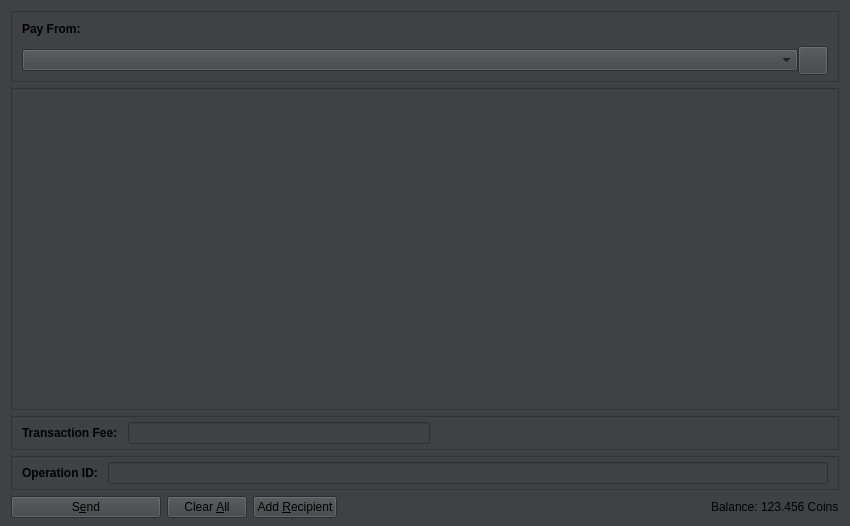
<?xml version="1.0" encoding="UTF-8"?>
<ui version="4.0">
 <class>ZSendCoinsDialog</class>
 <widget class="QDialog" name="ZSendCoinsDialog">
  <property name="geometry">
   <rect>
    <x>0</x>
    <y>0</y>
    <width>850</width>
    <height>526</height>
   </rect>
  </property>
  <property name="windowTitle">
   <string>Z-Send Coins</string>
  </property>
  <property name="styleSheet">
   <string notr="true">background-color: rgb(64, 65, 66);</string>
  </property>
  <layout class="QVBoxLayout" name="verticalLayout" stretch="0,1,0,0,0">
   <property name="bottomMargin">
    <number>8</number>
   </property>
   <item>
    <widget class="QFrame" name="frameCoinControl">
     <property name="sizePolicy">
      <sizepolicy hsizetype="Expanding" vsizetype="Expanding">
       <horstretch>0</horstretch>
       <verstretch>0</verstretch>
      </sizepolicy>
     </property>
     <property name="maximumSize">
      <size>
       <width>16777215</width>
       <height>16777215</height>
      </size>
     </property>
     <property name="frameShape">
      <enum>QFrame::StyledPanel</enum>
     </property>
     <property name="frameShadow">
      <enum>QFrame::Sunken</enum>
     </property>
     <layout class="QVBoxLayout" name="verticalLayoutCoinControl2">
      <property name="spacing">
       <number>0</number>
      </property>
      <property name="leftMargin">
       <number>0</number>
      </property>
      <property name="topMargin">
       <number>0</number>
      </property>
      <property name="rightMargin">
       <number>0</number>
      </property>
      <property name="bottomMargin">
       <number>6</number>
      </property>
      <item>
       <layout class="QVBoxLayout" name="verticalLayoutCoinControl" stretch="0,0">
        <property name="spacing">
         <number>0</number>
        </property>
        <property name="leftMargin">
         <number>10</number>
        </property>
        <property name="topMargin">
         <number>10</number>
        </property>
        <item>
         <layout class="QHBoxLayout" name="horizontalLayoutCoinControl1">
          <property name="rightMargin">
           <number>0</number>
          </property>
          <property name="bottomMargin">
           <number>10</number>
          </property>
          <item>
           <widget class="QLabel" name="labelCoinControlFeatures">
            <property name="sizePolicy">
             <sizepolicy hsizetype="Preferred" vsizetype="Maximum">
              <horstretch>0</horstretch>
              <verstretch>0</verstretch>
             </sizepolicy>
            </property>
            <property name="palette">
             <palette>
              <active>
               <colorrole role="Button">
                <brush brushstyle="SolidPattern">
                 <color alpha="255">
                  <red>64</red>
                  <green>65</green>
                  <blue>66</blue>
                 </color>
                </brush>
               </colorrole>
               <colorrole role="Text">
                <brush brushstyle="SolidPattern">
                 <color alpha="255">
                  <red>0</red>
                  <green>85</green>
                  <blue>127</blue>
                 </color>
                </brush>
               </colorrole>
               <colorrole role="Base">
                <brush brushstyle="SolidPattern">
                 <color alpha="255">
                  <red>64</red>
                  <green>65</green>
                  <blue>66</blue>
                 </color>
                </brush>
               </colorrole>
               <colorrole role="Window">
                <brush brushstyle="SolidPattern">
                 <color alpha="255">
                  <red>64</red>
                  <green>65</green>
                  <blue>66</blue>
                 </color>
                </brush>
               </colorrole>
               <colorrole role="ToolTipText">
                <brush brushstyle="SolidPattern">
                 <color alpha="255">
                  <red>0</red>
                  <green>85</green>
                  <blue>127</blue>
                 </color>
                </brush>
               </colorrole>
              </active>
              <inactive>
               <colorrole role="Button">
                <brush brushstyle="SolidPattern">
                 <color alpha="255">
                  <red>64</red>
                  <green>65</green>
                  <blue>66</blue>
                 </color>
                </brush>
               </colorrole>
               <colorrole role="Text">
                <brush brushstyle="SolidPattern">
                 <color alpha="255">
                  <red>0</red>
                  <green>0</green>
                  <blue>0</blue>
                 </color>
                </brush>
               </colorrole>
               <colorrole role="Base">
                <brush brushstyle="SolidPattern">
                 <color alpha="255">
                  <red>64</red>
                  <green>65</green>
                  <blue>66</blue>
                 </color>
                </brush>
               </colorrole>
               <colorrole role="Window">
                <brush brushstyle="SolidPattern">
                 <color alpha="255">
                  <red>64</red>
                  <green>65</green>
                  <blue>66</blue>
                 </color>
                </brush>
               </colorrole>
               <colorrole role="ToolTipText">
                <brush brushstyle="SolidPattern">
                 <color alpha="255">
                  <red>0</red>
                  <green>0</green>
                  <blue>0</blue>
                 </color>
                </brush>
               </colorrole>
              </inactive>
              <disabled>
               <colorrole role="Button">
                <brush brushstyle="SolidPattern">
                 <color alpha="255">
                  <red>64</red>
                  <green>65</green>
                  <blue>66</blue>
                 </color>
                </brush>
               </colorrole>
               <colorrole role="Text">
                <brush brushstyle="SolidPattern">
                 <color alpha="255">
                  <red>120</red>
                  <green>120</green>
                  <blue>120</blue>
                 </color>
                </brush>
               </colorrole>
               <colorrole role="Base">
                <brush brushstyle="SolidPattern">
                 <color alpha="255">
                  <red>64</red>
                  <green>65</green>
                  <blue>66</blue>
                 </color>
                </brush>
               </colorrole>
               <colorrole role="Window">
                <brush brushstyle="SolidPattern">
                 <color alpha="255">
                  <red>64</red>
                  <green>65</green>
                  <blue>66</blue>
                 </color>
                </brush>
               </colorrole>
               <colorrole role="ToolTipText">
                <brush brushstyle="SolidPattern">
                 <color alpha="255">
                  <red>0</red>
                  <green>0</green>
                  <blue>0</blue>
                 </color>
                </brush>
               </colorrole>
              </disabled>
             </palette>
            </property>
            <property name="font">
             <font>
              <bold>true</bold>
             </font>
            </property>
            <property name="styleSheet">
             <string notr="true">font-weight:bold;</string>
            </property>
            <property name="text">
             <string>Pay From:</string>
            </property>
           </widget>
          </item>
         </layout>
        </item>
        <item>
         <layout class="QHBoxLayout" name="horizontalLayoutCoinControl2" stretch="0,0">
          <property name="spacing">
           <number>0</number>
          </property>
          <property name="rightMargin">
           <number>10</number>
          </property>
          <property name="bottomMargin">
           <number>0</number>
          </property>
          <item>
           <widget class="QComboBox" name="payFromAddress"/>
          </item>
          <item>
           <widget class="QToolButton" name="refreshPayFrom">
            <property name="toolTip">
             <string>Refresh address list</string>
            </property>
            <property name="text">
             <string/>
            </property>
            <property name="icon">
             <iconset resource="../vaporum.qrc">
              <normaloff>:/icons/refresh</normaloff>:/icons/refresh</iconset>
            </property>
            <property name="iconSize">
             <size>
              <width>22</width>
              <height>22</height>
             </size>
            </property>
           </widget>
          </item>
         </layout>
        </item>
       </layout>
      </item>
     </layout>
    </widget>
   </item>
   <item>
    <widget class="QScrollArea" name="scrollArea">
     <property name="widgetResizable">
      <bool>true</bool>
     </property>
     <widget class="QWidget" name="scrollAreaWidgetContents">
      <property name="geometry">
       <rect>
        <x>0</x>
        <y>0</y>
        <width>836</width>
        <height>315</height>
       </rect>
      </property>
      <layout class="QVBoxLayout" name="verticalLayout_2" stretch="0,1">
       <property name="leftMargin">
        <number>0</number>
       </property>
       <property name="topMargin">
        <number>0</number>
       </property>
       <property name="rightMargin">
        <number>0</number>
       </property>
       <property name="bottomMargin">
        <number>0</number>
       </property>
       <item>
        <layout class="QVBoxLayout" name="entries">
         <property name="spacing">
          <number>6</number>
         </property>
        </layout>
       </item>
       <item>
        <spacer name="verticalSpacer">
         <property name="orientation">
          <enum>Qt::Vertical</enum>
         </property>
         <property name="sizeHint" stdset="0">
          <size>
           <width>20</width>
           <height>40</height>
          </size>
         </property>
        </spacer>
       </item>
      </layout>
     </widget>
    </widget>
   </item>
   <item>
    <widget class="QFrame" name="frameFee">
     <property name="sizePolicy">
      <sizepolicy hsizetype="Expanding" vsizetype="Expanding">
       <horstretch>0</horstretch>
       <verstretch>0</verstretch>
      </sizepolicy>
     </property>
     <property name="maximumSize">
      <size>
       <width>16777215</width>
       <height>16777215</height>
      </size>
     </property>
     <property name="frameShape">
      <enum>QFrame::StyledPanel</enum>
     </property>
     <property name="frameShadow">
      <enum>QFrame::Sunken</enum>
     </property>
     <layout class="QVBoxLayout" name="verticalLayoutFee1">
      <property name="spacing">
       <number>0</number>
      </property>
      <property name="leftMargin">
       <number>0</number>
      </property>
      <property name="topMargin">
       <number>0</number>
      </property>
      <property name="rightMargin">
       <number>0</number>
      </property>
      <property name="bottomMargin">
       <number>0</number>
      </property>
      <item>
       <layout class="QVBoxLayout" name="verticalLayoutFee2" stretch="0,0,0">
        <property name="spacing">
         <number>0</number>
        </property>
        <property name="leftMargin">
         <number>10</number>
        </property>
        <property name="topMargin">
         <number>0</number>
        </property>
        <item>
         <spacer name="verticalSpacer_2">
          <property name="orientation">
           <enum>Qt::Vertical</enum>
          </property>
          <property name="sizeHint" stdset="0">
           <size>
            <width>40</width>
            <height>5</height>
           </size>
          </property>
         </spacer>
        </item>
        <item>
         <layout class="QHBoxLayout" name="horizontalLayoutFee1">
          <property name="bottomMargin">
           <number>0</number>
          </property>
          <item>
           <layout class="QVBoxLayout" name="verticalLayoutFee7">
            <property name="spacing">
             <number>0</number>
            </property>
            <item>
             <layout class="QHBoxLayout" name="horizontalLayoutSmartFee">
              <property name="spacing">
               <number>10</number>
              </property>
              <item>
               <widget class="QLabel" name="labelFeeHeadline">
                <property name="sizePolicy">
                 <sizepolicy hsizetype="Preferred" vsizetype="Maximum">
                  <horstretch>0</horstretch>
                  <verstretch>0</verstretch>
                 </sizepolicy>
                </property>
                <property name="font">
                 <font>
                  <bold>true</bold>
                 </font>
                </property>
                <property name="styleSheet">
                 <string notr="true">font-weight:bold;</string>
                </property>
                <property name="text">
                 <string>Transaction Fee:</string>
                </property>
               </widget>
              </item>
              <item>
               <widget class="VaporumAmountField" name="customFee"/>
              </item>
             </layout>
            </item>
           </layout>
          </item>
          <item>
           <spacer name="horizontalSpacer_4">
            <property name="orientation">
             <enum>Qt::Horizontal</enum>
            </property>
            <property name="sizeType">
             <enum>QSizePolicy::MinimumExpanding</enum>
            </property>
            <property name="sizeHint" stdset="0">
             <size>
              <width>40</width>
              <height>20</height>
             </size>
            </property>
           </spacer>
          </item>
         </layout>
        </item>
        <item>
         <spacer name="verticalSpacerFee">
          <property name="orientation">
           <enum>Qt::Vertical</enum>
          </property>
          <property name="sizeHint" stdset="0">
           <size>
            <width>40</width>
            <height>5</height>
           </size>
          </property>
         </spacer>
        </item>
       </layout>
      </item>
     </layout>
    </widget>
   </item>
   <item>
    <widget class="QFrame" name="frameResult">
     <property name="sizePolicy">
      <sizepolicy hsizetype="Expanding" vsizetype="Expanding">
       <horstretch>0</horstretch>
       <verstretch>0</verstretch>
      </sizepolicy>
     </property>
     <property name="maximumSize">
      <size>
       <width>16777215</width>
       <height>16777215</height>
      </size>
     </property>
     <property name="frameShape">
      <enum>QFrame::StyledPanel</enum>
     </property>
     <property name="frameShadow">
      <enum>QFrame::Sunken</enum>
     </property>
     <layout class="QVBoxLayout" name="verticalLayoutResult1">
      <property name="spacing">
       <number>0</number>
      </property>
      <property name="leftMargin">
       <number>0</number>
      </property>
      <property name="topMargin">
       <number>0</number>
      </property>
      <property name="rightMargin">
       <number>0</number>
      </property>
      <property name="bottomMargin">
       <number>0</number>
      </property>
      <item>
       <layout class="QVBoxLayout" name="verticalLayoutResult2" stretch="0,0,0">
        <property name="spacing">
         <number>0</number>
        </property>
        <property name="leftMargin">
         <number>10</number>
        </property>
        <property name="topMargin">
         <number>0</number>
        </property>
        <property name="rightMargin">
         <number>10</number>
        </property>
        <item>
         <spacer name="verticalSpacer_3">
          <property name="orientation">
           <enum>Qt::Vertical</enum>
          </property>
          <property name="sizeHint" stdset="0">
           <size>
            <width>40</width>
            <height>5</height>
           </size>
          </property>
         </spacer>
        </item>
        <item>
         <layout class="QHBoxLayout" name="horizontalLayoutResult1">
          <property name="bottomMargin">
           <number>0</number>
          </property>
          <item>
           <layout class="QVBoxLayout" name="verticalLayoutResult3">
            <property name="spacing">
             <number>0</number>
            </property>
            <item>
             <layout class="QHBoxLayout" name="horizontalLayoutResult2">
              <property name="spacing">
               <number>10</number>
              </property>
              <item>
               <widget class="QLabel" name="labelResultHeadline">
                <property name="sizePolicy">
                 <sizepolicy hsizetype="Preferred" vsizetype="Maximum">
                  <horstretch>0</horstretch>
                  <verstretch>0</verstretch>
                 </sizepolicy>
                </property>
                <property name="font">
                 <font>
                  <bold>true</bold>
                 </font>
                </property>
                <property name="styleSheet">
                 <string notr="true">font-weight:bold;</string>
                </property>
                <property name="text">
                 <string>Operation ID:</string>
                </property>
               </widget>
              </item>
              <item>
               <widget class="QLineEdit" name="operationId">
                <property name="readOnly">
                 <bool>true</bool>
                </property>
               </widget>
              </item>
             </layout>
            </item>
           </layout>
          </item>
         </layout>
        </item>
        <item>
         <spacer name="verticalSpacerResult">
          <property name="orientation">
           <enum>Qt::Vertical</enum>
          </property>
          <property name="sizeHint" stdset="0">
           <size>
            <width>40</width>
            <height>5</height>
           </size>
          </property>
         </spacer>
        </item>
       </layout>
      </item>
     </layout>
    </widget>
   </item>
   <item>
    <layout class="QHBoxLayout" name="horizontalLayout">
     <item>
      <widget class="QPushButton" name="sendButton">
       <property name="minimumSize">
        <size>
         <width>150</width>
         <height>0</height>
        </size>
       </property>
       <property name="toolTip">
        <string>Confirm the send action</string>
       </property>
       <property name="text">
        <string>S&amp;end</string>
       </property>
       <property name="icon">
        <iconset resource="../vaporum.qrc">
         <normaloff>:/icons/send</normaloff>:/icons/send</iconset>
       </property>
       <property name="autoDefault">
        <bool>false</bool>
       </property>
       <property name="default">
        <bool>false</bool>
       </property>
      </widget>
     </item>
     <item>
      <widget class="QPushButton" name="clearButton">
       <property name="sizePolicy">
        <sizepolicy hsizetype="Minimum" vsizetype="Fixed">
         <horstretch>0</horstretch>
         <verstretch>0</verstretch>
        </sizepolicy>
       </property>
       <property name="toolTip">
        <string>Clear all fields of the form.</string>
       </property>
       <property name="text">
        <string>Clear &amp;All</string>
       </property>
       <property name="icon">
        <iconset resource="../vaporum.qrc">
         <normaloff>:/icons/remove</normaloff>:/icons/remove</iconset>
       </property>
       <property name="autoDefault">
        <bool>false</bool>
       </property>
      </widget>
     </item>
     <item>
      <widget class="QPushButton" name="addButton">
       <property name="toolTip">
        <string>Send to multiple recipients at once</string>
       </property>
       <property name="text">
        <string>Add &amp;Recipient</string>
       </property>
       <property name="icon">
        <iconset resource="../vaporum.qrc">
         <normaloff>:/icons/add</normaloff>:/icons/add</iconset>
       </property>
       <property name="autoDefault">
        <bool>false</bool>
       </property>
      </widget>
     </item>
     <item>
      <spacer name="horizontalSpacer">
       <property name="orientation">
        <enum>Qt::Horizontal</enum>
       </property>
       <property name="sizeHint" stdset="0">
        <size>
         <width>40</width>
         <height>20</height>
        </size>
       </property>
      </spacer>
     </item>
     <item>
      <layout class="QHBoxLayout" name="horizontalLayout_2">
       <property name="spacing">
        <number>3</number>
       </property>
       <item>
        <widget class="QLabel" name="label">
         <property name="sizePolicy">
          <sizepolicy hsizetype="Preferred" vsizetype="Fixed">
           <horstretch>0</horstretch>
           <verstretch>0</verstretch>
          </sizepolicy>
         </property>
         <property name="text">
          <string>Balance:</string>
         </property>
        </widget>
       </item>
       <item>
        <widget class="QLabel" name="labelBalance">
         <property name="sizePolicy">
          <sizepolicy hsizetype="Preferred" vsizetype="Fixed">
           <horstretch>0</horstretch>
           <verstretch>0</verstretch>
          </sizepolicy>
         </property>
         <property name="cursor">
          <cursorShape>IBeamCursor</cursorShape>
         </property>
         <property name="text">
          <string notr="true">123.456 Coins</string>
         </property>
         <property name="textInteractionFlags">
          <set>Qt::LinksAccessibleByMouse|Qt::TextSelectableByKeyboard|Qt::TextSelectableByMouse</set>
         </property>
        </widget>
       </item>
      </layout>
     </item>
    </layout>
   </item>
  </layout>
 </widget>
 <customwidgets>
  <customwidget>
   <class>VaporumAmountField</class>
   <extends>QLineEdit</extends>
   <header>vaporumamountfield.h</header>
   <container>1</container>
  </customwidget>
 </customwidgets>
 <resources>
  <include location="../vaporum.qrc"/>
 </resources>
 <connections/>
</ui>
